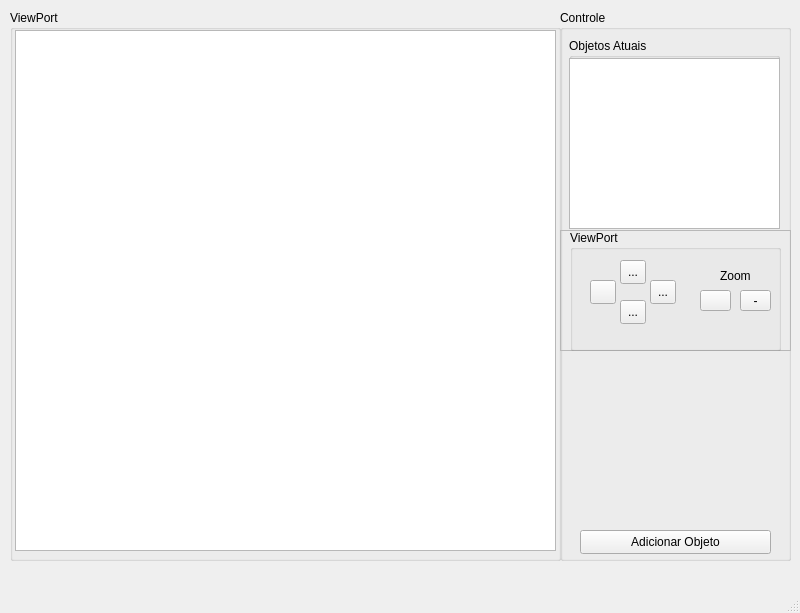
<?xml version="1.0" encoding="UTF-8"?>
<ui version="4.0">
 <class>MainWindow</class>
 <widget class="QMainWindow" name="MainWindow">
  <property name="geometry">
   <rect>
    <x>0</x>
    <y>0</y>
    <width>800</width>
    <height>613</height>
   </rect>
  </property>
  <property name="windowTitle">
   <string>MainWindow</string>
  </property>
  <widget class="QWidget" name="centralwidget">
   <widget class="QGraphicsView" name="graphicsView">
    <property name="geometry">
     <rect>
      <x>15</x>
      <y>30</y>
      <width>541</width>
      <height>521</height>
     </rect>
    </property>
   </widget>
   <widget class="QFrame" name="frame">
    <property name="geometry">
     <rect>
      <x>560</x>
      <y>230</y>
      <width>231</width>
      <height>121</height>
     </rect>
    </property>
    <property name="frameShape">
     <enum>QFrame::StyledPanel</enum>
    </property>
    <property name="frameShadow">
     <enum>QFrame::Raised</enum>
    </property>
    <widget class="QGroupBox" name="groupBox_2">
     <property name="geometry">
      <rect>
       <x>10</x>
       <y>0</y>
       <width>211</width>
       <height>121</height>
      </rect>
     </property>
     <property name="title">
      <string>ViewPort</string>
     </property>
     <widget class="QToolButton" name="toolButton_4">
      <property name="geometry">
       <rect>
        <x>50</x>
        <y>30</y>
        <width>26</width>
        <height>24</height>
       </rect>
      </property>
      <property name="text">
       <string>...</string>
      </property>
      <property name="icon">
       <iconset resource="images/images.qrc">
        <normaloff>:/images/sinal-cima.png</normaloff>:/images/sinal-cima.png</iconset>
      </property>
     </widget>
     <widget class="QToolButton" name="toolButton_2">
      <property name="geometry">
       <rect>
        <x>170</x>
        <y>60</y>
        <width>31</width>
        <height>21</height>
       </rect>
      </property>
      <property name="cursor">
       <cursorShape>PointingHandCursor</cursorShape>
      </property>
      <property name="toolTip">
       <string>Zoom Out</string>
      </property>
      <property name="toolTipDuration">
       <number>3000</number>
      </property>
      <property name="text">
       <string>-</string>
      </property>
      <property name="icon">
       <iconset resource="images/images.qrc">
        <normaloff>:/images/zoom-out.png</normaloff>:/images/zoom-out.png</iconset>
      </property>
     </widget>
     <widget class="QToolButton" name="toolButton">
      <property name="geometry">
       <rect>
        <x>130</x>
        <y>60</y>
        <width>31</width>
        <height>21</height>
       </rect>
      </property>
      <property name="cursor">
       <cursorShape>PointingHandCursor</cursorShape>
      </property>
      <property name="toolTip">
       <string>Zoom In</string>
      </property>
      <property name="toolTipDuration">
       <number>3000</number>
      </property>
      <property name="text">
       <string/>
      </property>
      <property name="icon">
       <iconset resource="images/images.qrc">
        <normaloff>:/images/zoom-in.png</normaloff>:/images/zoom-in.png</iconset>
      </property>
     </widget>
     <widget class="QLabel" name="label_4">
      <property name="geometry">
       <rect>
        <x>150</x>
        <y>30</y>
        <width>31</width>
        <height>31</height>
       </rect>
      </property>
      <property name="text">
       <string>Zoom</string>
      </property>
     </widget>
     <widget class="QToolButton" name="toolButton_3">
      <property name="geometry">
       <rect>
        <x>20</x>
        <y>50</y>
        <width>26</width>
        <height>24</height>
       </rect>
      </property>
      <property name="toolTip">
       <string/>
      </property>
      <property name="toolTipDuration">
       <number>-1</number>
      </property>
      <property name="text">
       <string/>
      </property>
      <property name="icon">
       <iconset resource="images/images.qrc">
        <normaloff>:/images/seta-esquerda.png</normaloff>:/images/seta-esquerda.png</iconset>
      </property>
     </widget>
     <widget class="QToolButton" name="toolButton_5">
      <property name="geometry">
       <rect>
        <x>80</x>
        <y>50</y>
        <width>26</width>
        <height>24</height>
       </rect>
      </property>
      <property name="text">
       <string>...</string>
      </property>
      <property name="icon">
       <iconset resource="images/images.qrc">
        <normaloff>:/images/seta-direita.png</normaloff>:/images/seta-direita.png</iconset>
      </property>
     </widget>
     <widget class="QToolButton" name="toolButton_6">
      <property name="geometry">
       <rect>
        <x>50</x>
        <y>70</y>
        <width>26</width>
        <height>24</height>
       </rect>
      </property>
      <property name="text">
       <string>...</string>
      </property>
      <property name="icon">
       <iconset resource="images/images.qrc">
        <normaloff>:/images/sinal-baixo.png</normaloff>:/images/sinal-baixo.png</iconset>
      </property>
     </widget>
    </widget>
   </widget>
   <widget class="QGroupBox" name="groupBox_3">
    <property name="geometry">
     <rect>
      <x>569</x>
      <y>38</y>
      <width>211</width>
      <height>191</height>
     </rect>
    </property>
    <property name="title">
     <string>Objetos Atuais</string>
    </property>
    <widget class="QListWidget" name="listOfCurrentObjects">
     <property name="geometry">
      <rect>
       <x>0</x>
       <y>20</y>
       <width>211</width>
       <height>171</height>
      </rect>
     </property>
     <property name="toolTip">
      <string>Lista de Objetos da ViewPort</string>
     </property>
     <property name="toolTipDuration">
      <number>3000</number>
     </property>
     <property name="lineWidth">
      <number>1</number>
     </property>
    </widget>
   </widget>
   <widget class="QGroupBox" name="groupBox_4">
    <property name="geometry">
     <rect>
      <x>560</x>
      <y>10</y>
      <width>231</width>
      <height>551</height>
     </rect>
    </property>
    <property name="title">
     <string>Controle</string>
    </property>
    <widget class="QPushButton" name="addObjectButton">
     <property name="geometry">
      <rect>
       <x>20</x>
       <y>520</y>
       <width>191</width>
       <height>24</height>
      </rect>
     </property>
     <property name="text">
      <string>Adicionar Objeto</string>
     </property>
    </widget>
   </widget>
   <widget class="QGroupBox" name="groupBox_5">
    <property name="geometry">
     <rect>
      <x>10</x>
      <y>10</y>
      <width>551</width>
      <height>551</height>
     </rect>
    </property>
    <property name="title">
     <string>ViewPort</string>
    </property>
   </widget>
   <zorder>groupBox_5</zorder>
   <zorder>groupBox_4</zorder>
   <zorder>graphicsView</zorder>
   <zorder>frame</zorder>
   <zorder>groupBox_3</zorder>
  </widget>
  <widget class="QMenuBar" name="menubar">
   <property name="geometry">
    <rect>
     <x>0</x>
     <y>0</y>
     <width>800</width>
     <height>22</height>
    </rect>
   </property>
  </widget>
  <widget class="QStatusBar" name="statusbar"/>
 </widget>
 <resources>
  <include location="images/images.qrc"/>
 </resources>
 <connections/>
</ui>
